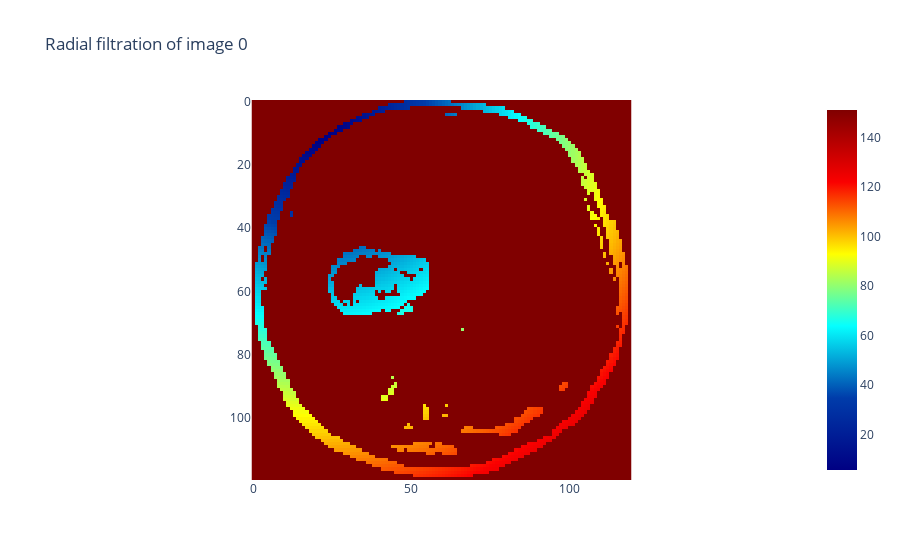

The cell this chart's notebook holds for it:
### Code cell
from gtda.images import RadialFiltration

radial_filtration = RadialFiltration(center=np.array([20, 6]))
image_filtration = radial_filtration.fit_transform(image_binarized)

radial_filtration.plot(image_filtration, colorscale="jet")

### Figure 1 — Plotly figure (JSON) as saved in the notebook; plotly's stock layout.template omitted (floating-point values rounded to 4 significant figures; data arrays with more than 128 entries replaced by an {"elided": "..."} marker saying what was removed)
{"data": [{"colorscale": [[0, "rgb(0,0,131)"], [0.2, "rgb(0,60,170)"], [0.4, "rgb(5,255,255)"], [0.6, "rgb(255,255,0)"], [0.8, "rgb(250,0,0)"], [1, "rgb(128,0,0)"]], "type": "heatmap", "z": {"elided": "120x120 float values"}}], "layout": {"plot_bgcolor": "white", "title": {"text": "Radial filtration of image 0"}, "xaxis": {"constrain": "domain", "scaleanchor": "y"}, "yaxis": {"autorange": "reversed", "constrain": "domain"}}}
